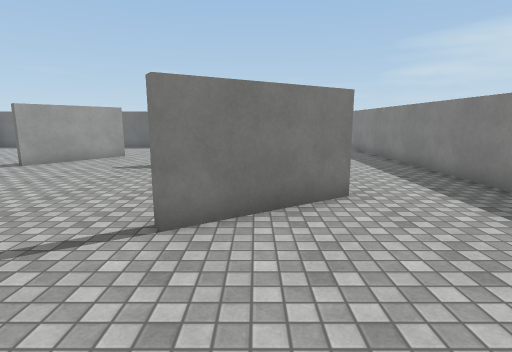
View 1 (above)

16 first-person views from a walk through a 3-D level made in the Unity game engine. The camera is 1.5 m above the floor, tilts 10° down and sees 80° across. The floor is counted in squares, 1 m on a side. Each view is taken from the middle of a square. On the plan, view 1 faces up. The plan holds only what a view shows up to about 15 squares ahead; the rest is blank. The place goes on beyond the plan. The player character is not drawn. Surface patterns are stand-ins for the level's own textures.

View 2
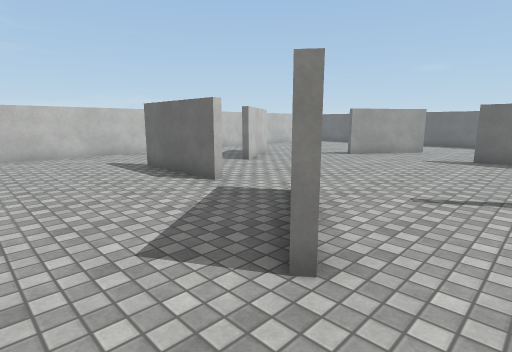

View 3
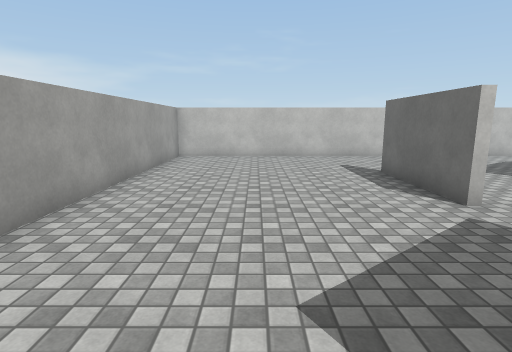

View 4
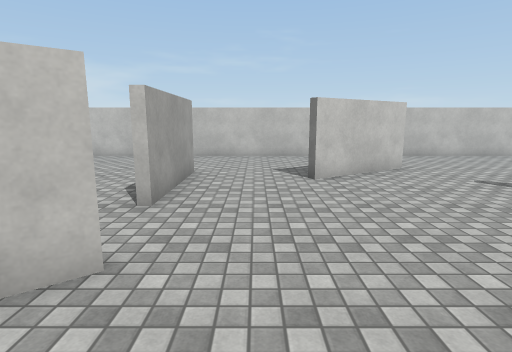

View 5
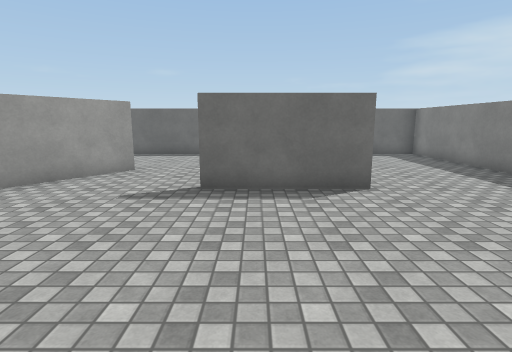

View 6
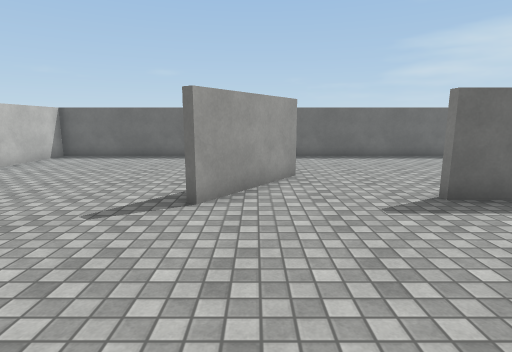

View 7
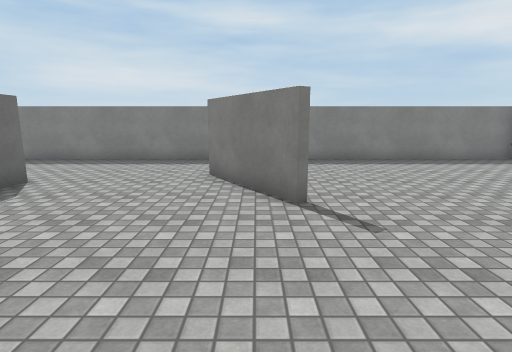

View 8
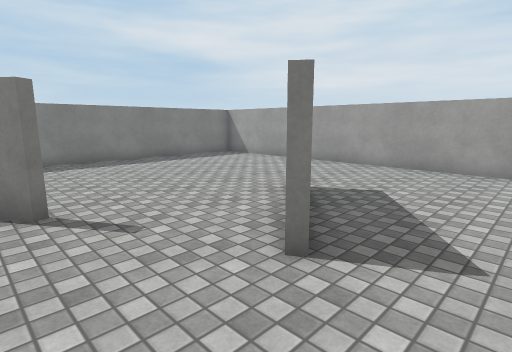

View 9
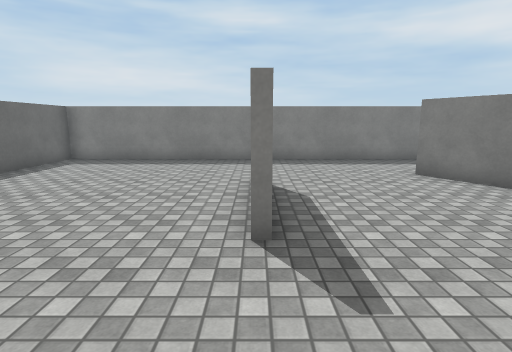

View 10
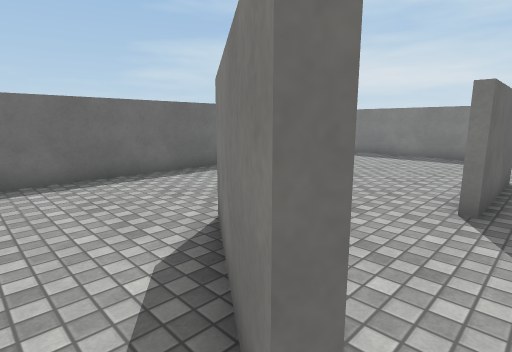

View 11
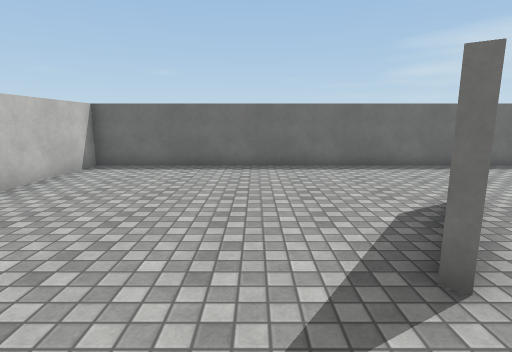

View 12
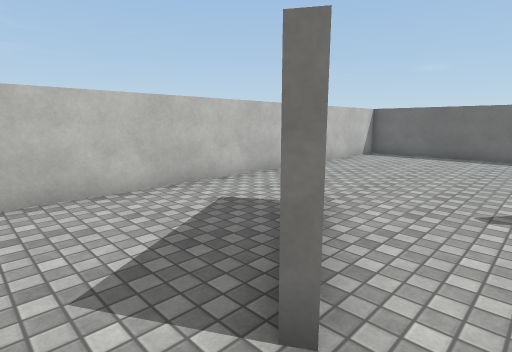

View 13
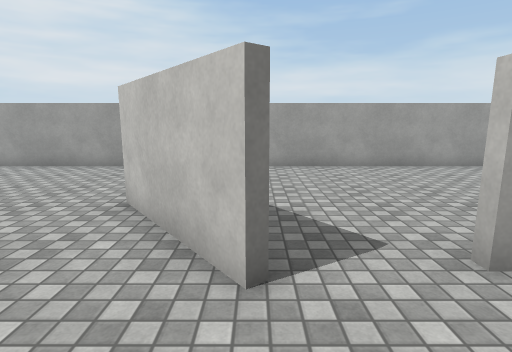

View 14
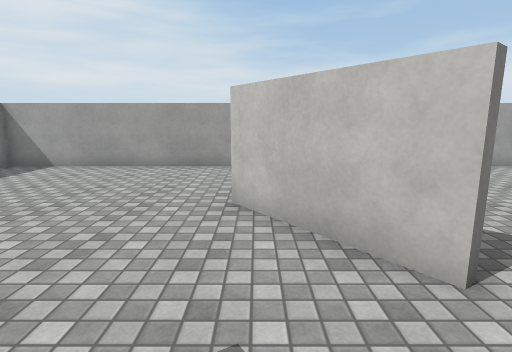

View 15
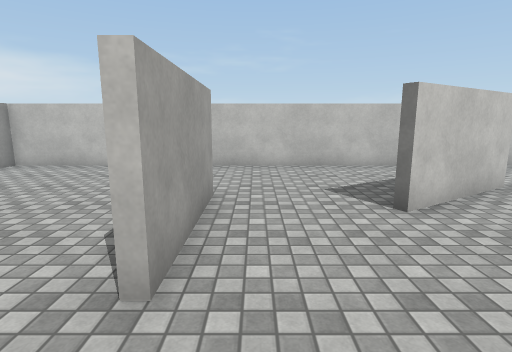

View 16
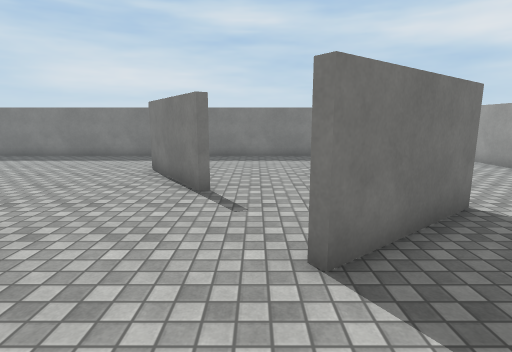

### Floor plan
Points are (right, up) in squares from view 1. A wall is a line through its corners. A room is listed if a view was taken in it or the views show most of it. See-through windows are left out.
Room 1 (views 1, 2, 3, 4, 5, 6, 7, 8, 9, 10, 11, 12, 13, 14, 15, 16)
walls: (-1.5, 4.2) (1.8, 6.4); (-8.4, 10.5) (-6.1, 13.8); (-7.2, 1.8) (-11.2, 1.8); (-5.8, 13.7) (-8.1, 10.4); (0.6, 10.8) (-3.4, 10.8); (2, 6.2) (-1.4, 4); (-12.1, 9) (-10, 5.6); (-11.2, 2.1) (-7.2, 2.1); (-2.7, -0.9) (-5.1, 2.3) (-4.9, 2.4) (-2.5, -0.7); (5.5, 18.6) (-15.6, 18.6) (-15.6, -5.4) (5.5, -5.4) (5.5, 18.6)

Where each view was taken, in squares from view 1:
view 1: 0 up, 0 right, facing up
view 2: 3 down, 1 left, facing up-left
view 3: 2 down, 2 left, facing left
view 4: 4 up, 2 left, facing left
view 5: 4 up, 2 left, facing up
view 6: 5 up, 7 left, facing up
view 7: 5 up, 7 left, facing right
view 8: 5 up, 7 left, facing down-right
view 9: 11 up, 7 left, facing right
view 10: 10 up, 9 left, facing up-right
view 11: 8 up, 10 left, facing up
view 12: 4 up, 9 left, facing up-left
view 13: 5 up, 5 left, facing down
view 14: 5 up, 3 left, facing down
view 15: 3 up, 5 left, facing left
view 16: 3 up, 8 left, facing right
